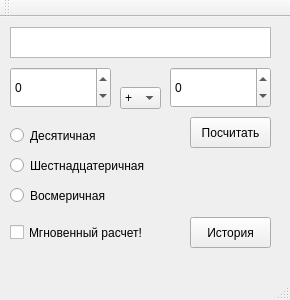
<?xml version="1.0" encoding="UTF-8"?>
<ui version="4.0">
 <class>MainWindow</class>
 <widget class="QMainWindow" name="MainWindow">
  <property name="geometry">
   <rect>
    <x>0</x>
    <y>0</y>
    <width>290</width>
    <height>300</height>
   </rect>
  </property>
  <property name="windowTitle">
   <string>MainWindow</string>
  </property>
  <widget class="QWidget" name="centralWidget">
   <widget class="QSpinBox" name="spinBox1">
    <property name="geometry">
     <rect>
      <x>10</x>
      <y>50</y>
      <width>101</width>
      <height>41</height>
     </rect>
    </property>
    <property name="minimum">
     <number>-100000</number>
    </property>
    <property name="maximum">
     <number>100000</number>
    </property>
   </widget>
   <widget class="QSpinBox" name="spinBox2">
    <property name="geometry">
     <rect>
      <x>170</x>
      <y>50</y>
      <width>101</width>
      <height>41</height>
     </rect>
    </property>
    <property name="minimum">
     <number>-100000</number>
    </property>
    <property name="maximum">
     <number>100000</number>
    </property>
    <property name="value">
     <number>0</number>
    </property>
   </widget>
   <widget class="QComboBox" name="comboBox">
    <property name="geometry">
     <rect>
      <x>120</x>
      <y>70</y>
      <width>41</width>
      <height>22</height>
     </rect>
    </property>
    <item>
     <property name="text">
      <string>+</string>
     </property>
    </item>
    <item>
     <property name="text">
      <string>-</string>
     </property>
    </item>
    <item>
     <property name="text">
      <string>*</string>
     </property>
    </item>
    <item>
     <property name="text">
      <string>/</string>
     </property>
    </item>
   </widget>
   <widget class="QPushButton" name="pushButton">
    <property name="geometry">
     <rect>
      <x>190</x>
      <y>100</y>
      <width>81</width>
      <height>31</height>
     </rect>
    </property>
    <property name="text">
     <string>Посчитать</string>
    </property>
   </widget>
   <widget class="QTextEdit" name="textEdit">
    <property name="geometry">
     <rect>
      <x>10</x>
      <y>10</y>
      <width>261</width>
      <height>31</height>
     </rect>
    </property>
   </widget>
   <widget class="QRadioButton" name="radioButton">
    <property name="geometry">
     <rect>
      <x>10</x>
      <y>110</y>
      <width>121</width>
      <height>17</height>
     </rect>
    </property>
    <property name="text">
     <string>Десятичная</string>
    </property>
   </widget>
   <widget class="QRadioButton" name="radioButton_2">
    <property name="geometry">
     <rect>
      <x>10</x>
      <y>140</y>
      <width>151</width>
      <height>17</height>
     </rect>
    </property>
    <property name="text">
     <string>Шестнадцатеричная</string>
    </property>
   </widget>
   <widget class="QRadioButton" name="radioButton_3">
    <property name="geometry">
     <rect>
      <x>10</x>
      <y>170</y>
      <width>111</width>
      <height>17</height>
     </rect>
    </property>
    <property name="text">
     <string>Восмеричная</string>
    </property>
   </widget>
   <widget class="QCheckBox" name="checkBox">
    <property name="geometry">
     <rect>
      <x>10</x>
      <y>200</y>
      <width>151</width>
      <height>31</height>
     </rect>
    </property>
    <property name="text">
     <string>Мгновенный расчет!</string>
    </property>
   </widget>
   <widget class="QPushButton" name="pushButton_2">
    <property name="geometry">
     <rect>
      <x>190</x>
      <y>200</y>
      <width>81</width>
      <height>31</height>
     </rect>
    </property>
    <property name="text">
     <string>История</string>
    </property>
   </widget>
  </widget>
  <widget class="QMenuBar" name="menuBar">
   <property name="geometry">
    <rect>
     <x>0</x>
     <y>0</y>
     <width>290</width>
     <height>26</height>
    </rect>
   </property>
  </widget>
  <widget class="QToolBar" name="mainToolBar">
   <attribute name="toolBarArea">
    <enum>TopToolBarArea</enum>
   </attribute>
   <attribute name="toolBarBreak">
    <bool>false</bool>
   </attribute>
  </widget>
  <widget class="QStatusBar" name="statusBar"/>
 </widget>
 <layoutdefault spacing="6" margin="11"/>
 <resources/>
 <connections/>
</ui>
